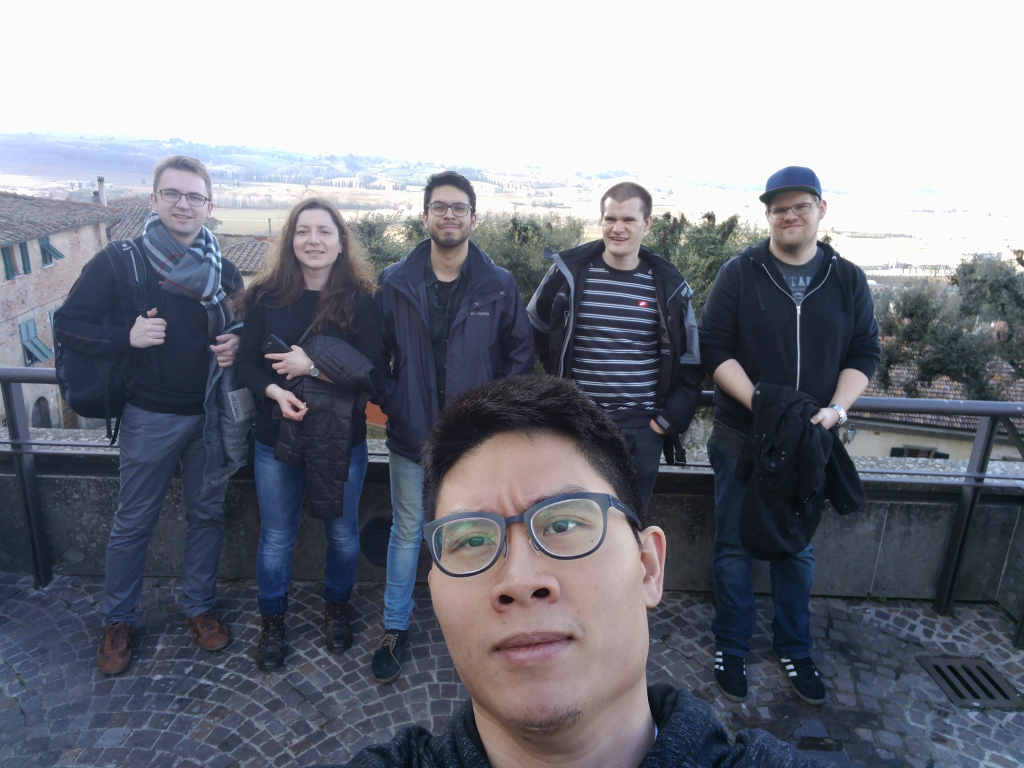
#> input picture face-recog/images/test_image.jpg, 2048 x 1536 px (shown at 1/2 size)
$ python face-exporter.py images/test_image.jpg
#> lines starting #> are read from the running program, lines starting #| are printed output that depends on the picture
import cv2
import sys

# parameters
image_path = sys.argv[1]
detection_model_path = './trained_models/haarcascade_frontalface_default.xml'

x_offset_emotion = 0
y_offset_emotion = 0

# loading models
face_detection = cv2.CascadeClassifier(detection_model_path)
frame = cv2.imread(image_path)
#> frame is the input picture: shape (1536, 2048, 3); mean B, G, R 134.8, 124.9, 121.8
gray = cv2.cvtColor(frame, cv2.COLOR_BGR2GRAY)
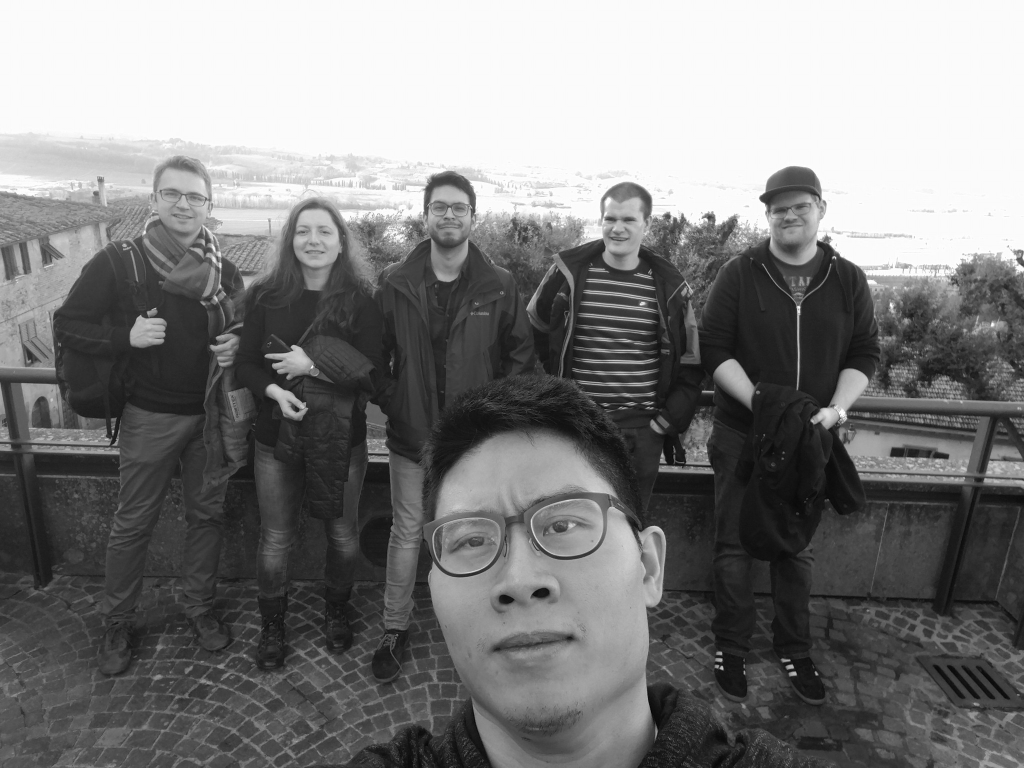
#> gray: shape (1536, 2048) (shown at 1/2 size); min 1, max 255, mean 125.1

faces = face_detection.detectMultiScale(gray, 1.3, 5)
#> faces = [[1610, 1213, 53, 53], [845, 374, 107, 107], [308, 349, 111, 111], [1535, 384, 89, 89], [1187, 400, 106, 106], [576, 422, 105, 105], [781, 862, 559, 559]]
exportCount = 0
for (x,y,w,h) in faces:

    gray_face = gray[(y - y_offset_emotion):(y + h + y_offset_emotion),
                    (x - x_offset_emotion):(x + w + x_offset_emotion)]

    print(gray_face)
    try:
        if len(gray_face) <= 0: continue
        gray_face = cv2.resize(gray_face, (48, 48))
        cv2.imwrite('./images/face-exports/gray_' + str(exportCount) + '.png', gray_face)
        exportCount = exportCount + 1
    except:
       continue
#> this loop made 7 passes
#> (printed output is left out)
#> pass 1, `gray_face = gray[(y - y_offset_emotion):(y + h + y_offset_emotion), (x..`:
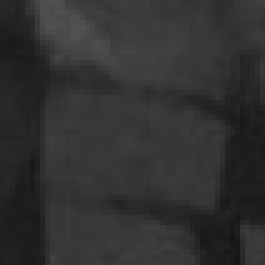
#> gray_face: shape (53, 53) (shown 5 times larger); min 21, max 81, mean 49.1
#> pass 2, `gray_face = gray[(y - y_offset_emotion):(y + h + y_offset_emotion), (x..`:
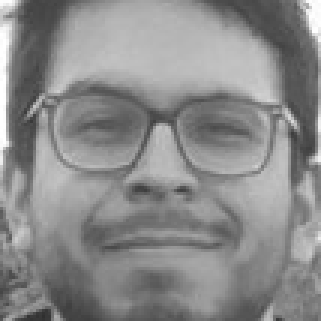
#> gray_face: shape (107, 107) (shown 3 times larger); min 47, max 255, mean 138.7
#> pass 2, `gray_face = cv2.resize(gray_face, (48, 48))`:
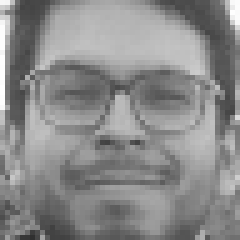
#> gray_face: shape (48, 48) (shown 5 times larger); min 48, max 254, mean 138.5
#> after the loop, exportCount = 7
